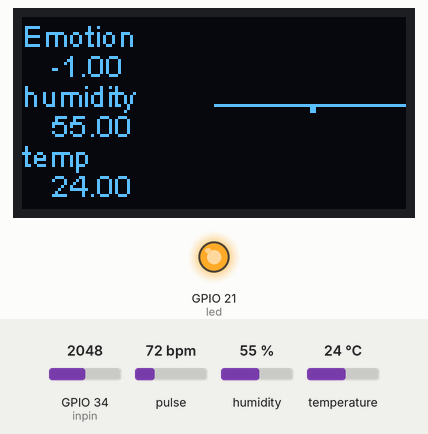
A sketch run on a simulated ESP32. Shown: 128×64 one-colour display, output pins drawn as LEDs (lit = HIGH). Dashed ring = blinking. The test bench sets the inputs (shaded band); at power-on: pulse 72 bpm, humidity 55 %, GPIO 34 (inpin) = 2048, temperature 24 °C. What the sketch prints to the serial monitor is not drawn.

Above: at 2.2 s.
2.3 s: pulse set to 42 bpm
At 3.6 s:
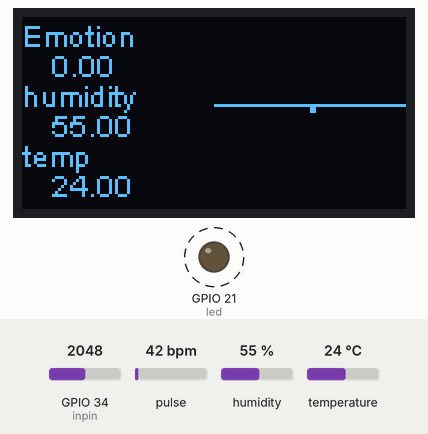
7.5 s: humidity set to 22 %
At 8.8 s:
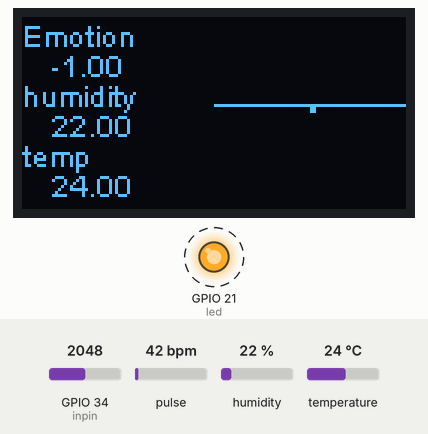
9.5 s: GPIO 34 (inpin) set to 2240
At 9.77 s:
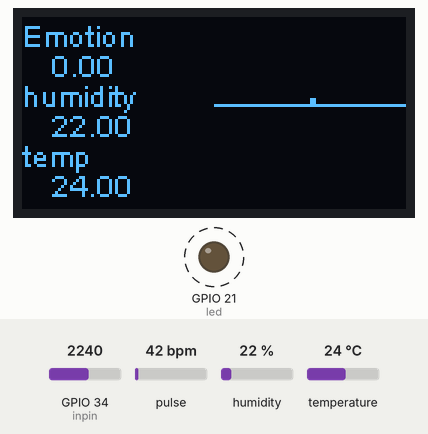
11.0 s: temperature set to 12 °C
At 12.8 s:
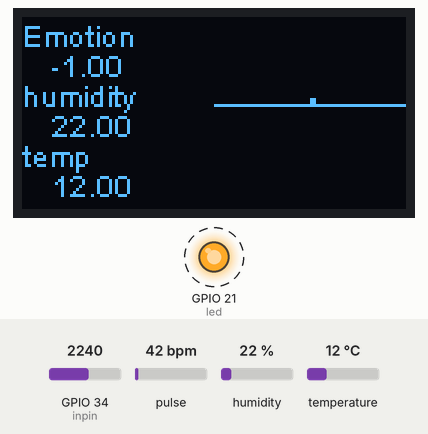
14.5 s: GPIO 34 (inpin) set to 2160
At 15.4 s:
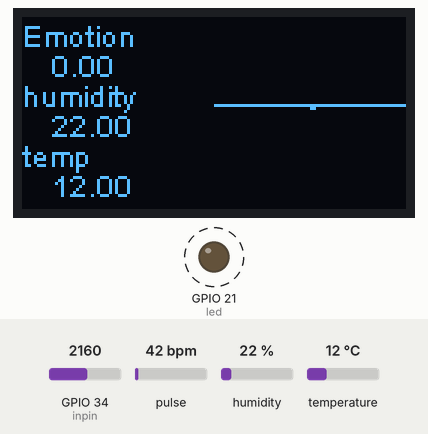
Timing chart, 0 to 17.0 s (numbered marks = the images above; inputs shaded):
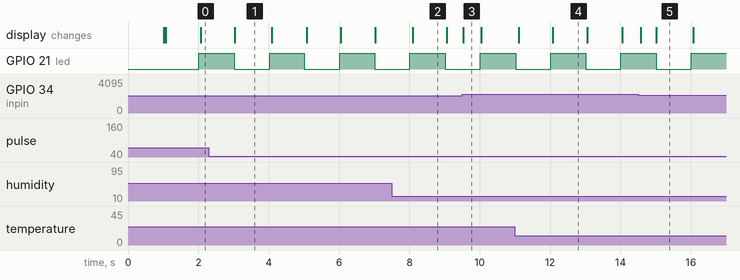

The sketch:

processing_serial_pulse.ino
```cpp
#define USE_ARDUINO_INTERRUPTS false
#define DHTPIN 33
#define DHTTYPE DHT11
#include<DHT.h>
#include<PulseSensorPlayground.h>
#include<Ticker.h>
#include"SSD1306.h"

SSD1306 display(0x3c, 21, 22);

int Threshold = 2200;
int inpin = 34;
int led = 21;
char e[30];
char buf[20];
double Emotion = 0;
int BPM, Signal;
const int fade = 5;
const int OUTPUT_TYPE = SERIAL_PLOTTER;

PulseSensorPlayground pulseSensor;
byte samplesUntilReport;
const byte SAMPLES_PER_SERIAL_SAMPLE = 10;

volatile SemaphoreHandle_t timerSemaphore;
hw_timer_t *timer1 = NULL;
portMUX_TYPE timerMux = portMUX_INITIALIZER_UNLOCKED;

DHT dht11(DHTPIN, DHTTYPE);
float humidity = 0.0f;
float temp = 0.0f;

char s[32];
int sig = 0;
int counter = 0;

void IRAM_ATTR onTimer1() {
  portENTER_CRITICAL_ISR(&timerMux);
  xSemaphoreGiveFromISR(timerSemaphore, NULL);
  portEXIT_CRITICAL_ISR(&timerMux);
}

void setup() {
  Serial.begin(115200);
  delay(1000);

  display.init();
  display.setFont(ArialMT_Plain_10);

  dht11.begin();

  pulseSensor.analogInput(inpin);
  pulseSensor.blinkOnPulse(led);
  pulseSensor.fadeOnPulse(fade);
  pulseSensor.setSerial(Serial);
  pulseSensor.setThreshold(Threshold);
  pulseSensor.setOutputType(OUTPUT_TYPE);
  samplesUntilReport = SAMPLES_PER_SERIAL_SAMPLE;

  if (!pulseSensor.begin()) {
    for (;;) {
      digitalWrite(led, LOW);
      delay(50);
      digitalWrite(led, HIGH);
      delay(50);
    }

  }
  //Serial.println("We created a pulseSensor Object !");
  timerSemaphore = xSemaphoreCreateBinary();
  timer1 = timerBegin(0, 80, true);
  timerAttachInterrupt(timer1, &onTimer1, true);
  timerAlarmWrite(timer1, 1000000, true);
  timerAlarmEnable(timer1);

  Serial.println("connect");
}

void loop() {
  if (pulseSensor.sawNewSample()) {
    //pulseSensor.outputSample();

    if (--samplesUntilReport == (byte)0) {
      samplesUntilReport = SAMPLES_PER_SERIAL_SAMPLE;
    }

    if (xSemaphoreTake(timerSemaphore, 0) == pdTRUE) {
      Emotion = getEmotion();
      humidity = dht11.readHumidity();
      temp = dht11.readTemperature();


      sprintf(e, "%f,%f,%f", Emotion, temp, humidity);
      Serial.println(e);
    }

    if(++counter == 30){
      counter = 0;
      display.clear();

      sprintf(s, "%.2f", Emotion);
      display.drawString(0, 0, "Emotion");
      display.drawString(10, 10, s);

      sprintf(s, "%.2f", humidity);
      display.drawString(0, 20, "humidity");
      display.drawString(10, 30, s);

      sprintf(s, "%.2f", temp);
      display.drawString(0, 40, "temp");
      display.drawString(10, 50, s);

      sig = analogRead(34);
      display.drawLine(64, 63 - Threshold/64, display.getWidth() - 1, 63 - Threshold/64);
      display.drawLine(96, 63 - sig/64, 96+1, 63 - sig/64);
      display.drawLine(96, 63 - (sig/64+1), 96+1, 63 - (sig/64+1));
      display.display();
    }

    //Serial.println(sig);
  }
}

int XXcount = 0;
int XXList[31];
int XXIBI;
double XX_aa;
double getEmotion() {
  //pulseSensor.outputSample();
  if (pulseSensor.sawStartOfBeat()) {
    XXcount++;
    //pulseSensor.outputBeat();
    XXIBI = pulseSensor.getInterBeatIntervalMs();
    if (XXcount < 30) {
      XXList[XXcount - 1] = XXIBI;
      return -1;
    } else {
      for (int i = 0; i < 31; i++) {
        if (i == 30) {
          XXList[i] = XXIBI;
        } else {
          XXList[i] = XXList[i + 1];
        }
      }
      double XXcal = 0;
      for (int i = 0; i < 30; i++) {
        if (abs(XXList[i] - XXList[i + 1]) > 50) {
          XXcal++;
        }
      }
      XXcal = (XXcal / 30) * 100;
      XX_aa = XXcal;
      //Serial.println(XXcal);
      return XXcal;
    }
    //Serial.println(XX_aa);
    return XX_aa;
  }
}
```

Measured:
- after the input at 2.3 s, GPIO 21 (led): alternates HIGH for 0.99 s and LOW for 1.0 s, starting after 0.71 s; the display: changes after 0.74 s (image 1)
- after the input at 7.5 s, the display: changes after 0.60 s (image 2)
- after the input at 9.5 s, the display: changes at once (image 3)
- after the input at 11.0 s, the display: first changes after 0.11 s (image 4 shows a later state)
- after the input at 14.5 s, the display: first changes after 0.08 s (image 5 shows a later state)
- what the display in image 1 shows lasts 1.1 s, from 3.0 s to 4.1 s
- what the display in image 3 shows lasts 0.5 s, from 9.5 s to 10.0 s
